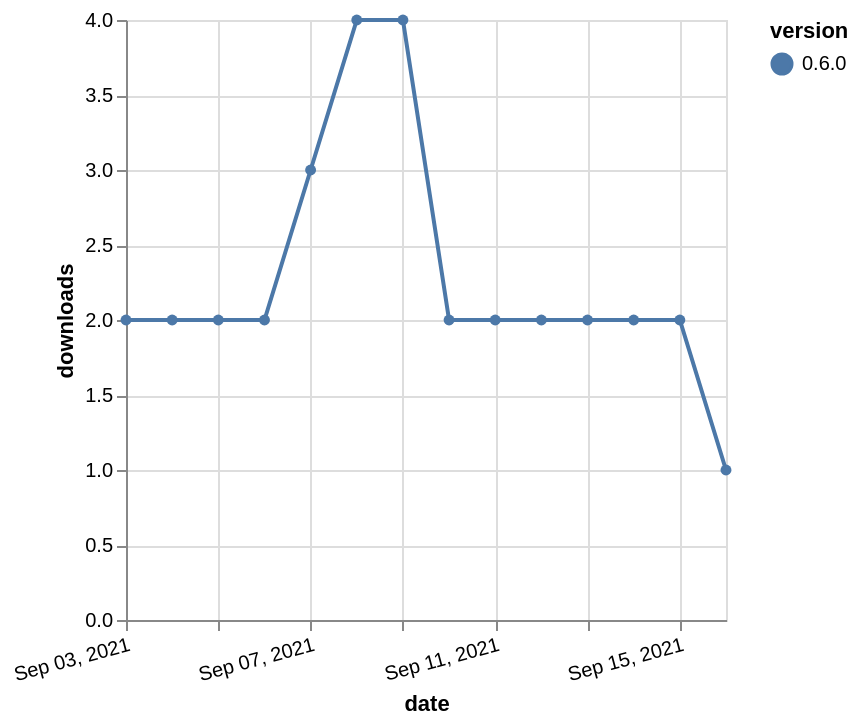

Write the Vega-Lite specification saved for this chart.
### Vega-Lite specification from a JSON file in a GitHub repository (floating-point values rounded to 4 significant figures)
{"$schema": "https://vega.github.io/schema/vega-lite/v5.json", "description": "A simple bar chart with embedded data.", "data": {"values": [{"date": "2021-09-03", "total": 3203, "delta": 2, "version": "0.6.0"}, {"date": "2021-09-04", "total": 3205, "delta": 2, "version": "0.6.0"}, {"date": "2021-09-05", "total": 3207, "delta": 2, "version": "0.6.0"}, {"date": "2021-09-06", "total": 3209, "delta": 2, "version": "0.6.0"}, {"date": "2021-09-07", "total": 3212, "delta": 3, "version": "0.6.0"}, {"date": "2021-09-08", "total": 3216, "delta": 4, "version": "0.6.0"}, {"date": "2021-09-09", "total": 3220, "delta": 4, "version": "0.6.0"}, {"date": "2021-09-10", "total": 3222, "delta": 2, "version": "0.6.0"}, {"date": "2021-09-11", "total": 3224, "delta": 2, "version": "0.6.0"}, {"date": "2021-09-12", "total": 3226, "delta": 2, "version": "0.6.0"}, {"date": "2021-09-13", "total": 3228, "delta": 2, "version": "0.6.0"}, {"date": "2021-09-14", "total": 3230, "delta": 2, "version": "0.6.0"}, {"date": "2021-09-15", "total": 3232, "delta": 2, "version": "0.6.0"}, {"date": "2021-09-16", "total": 3233, "delta": 1, "version": "0.6.0"}]}, "width": "container", "mark": {"type": "line", "point": {"filled": true}}, "encoding": {"x": {"field": "date", "type": "temporal", "timeUnit": "yearmonthdate", "title": "date", "axis": {"labelAngle": -15}}, "y": {"field": "delta", "type": "quantitative", "title": "downloads"}, "color": {"field": "version", "type": "nominal"}, "tooltip": {"field": "delta"}}}
